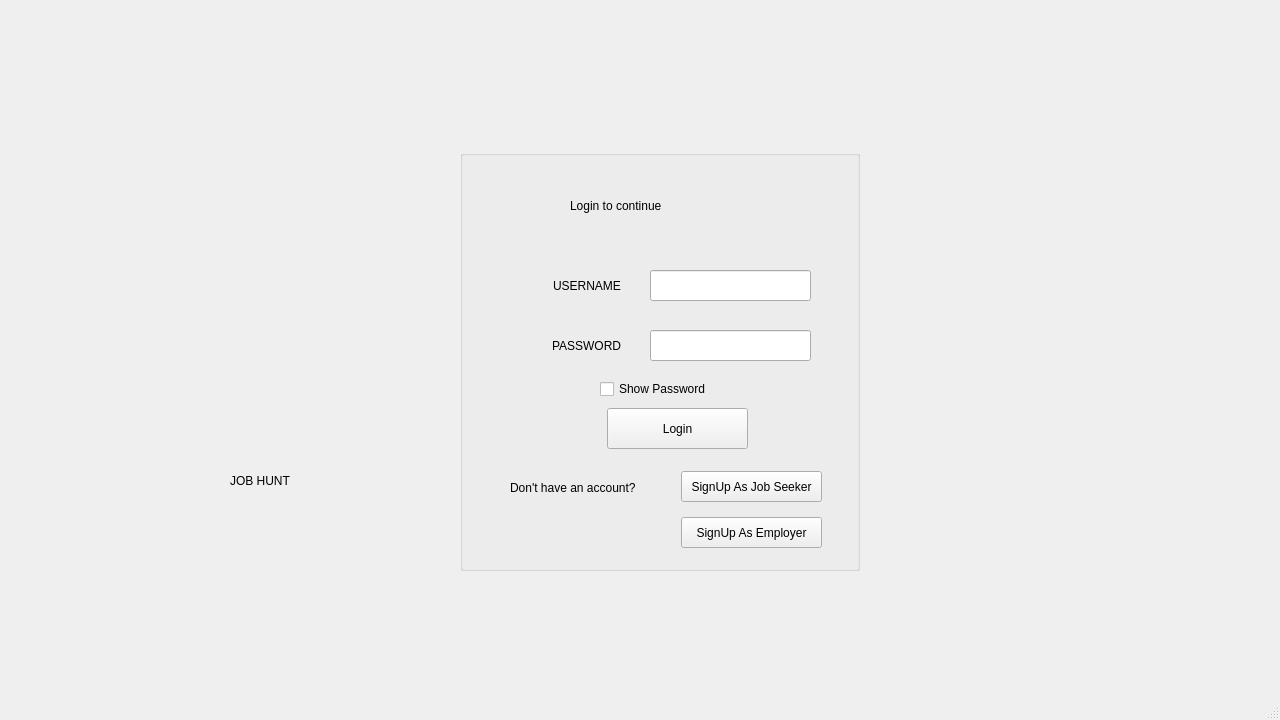
<?xml version="1.0" encoding="UTF-8"?>
<ui version="4.0">
 <class>MainWindow</class>
 <widget class="QMainWindow" name="MainWindow">
  <property name="geometry">
   <rect>
    <x>0</x>
    <y>0</y>
    <width>1280</width>
    <height>720</height>
   </rect>
  </property>
  <property name="windowTitle">
   <string>MainWindow</string>
  </property>
  <widget class="QWidget" name="centralwidget">
   <widget class="QGroupBox" name="groupBox">
    <property name="geometry">
     <rect>
      <x>460</x>
      <y>150</y>
      <width>400</width>
      <height>421</height>
     </rect>
    </property>
    <property name="title">
     <string/>
    </property>
    <widget class="QLineEdit" name="lineEdit_username">
     <property name="geometry">
      <rect>
       <x>190</x>
       <y>120</y>
       <width>161</width>
       <height>31</height>
      </rect>
     </property>
    </widget>
    <widget class="QPushButton" name="pushButton_signup">
     <property name="geometry">
      <rect>
       <x>221</x>
       <y>321</y>
       <width>141</width>
       <height>31</height>
      </rect>
     </property>
     <property name="text">
      <string>SignUp As Job Seeker</string>
     </property>
    </widget>
    <widget class="QLabel" name="label_3">
     <property name="geometry">
      <rect>
       <x>53</x>
       <y>180</y>
       <width>31</width>
       <height>31</height>
      </rect>
     </property>
     <property name="text">
      <string/>
     </property>
    </widget>
    <widget class="QPushButton" name="pushButton_login">
     <property name="geometry">
      <rect>
       <x>147</x>
       <y>258</y>
       <width>141</width>
       <height>41</height>
      </rect>
     </property>
     <property name="text">
      <string>Login</string>
     </property>
    </widget>
    <widget class="QLineEdit" name="lineEdit_password">
     <property name="geometry">
      <rect>
       <x>190</x>
       <y>180</y>
       <width>161</width>
       <height>31</height>
      </rect>
     </property>
     <property name="echoMode">
      <enum>QLineEdit::Password</enum>
     </property>
    </widget>
    <widget class="QLabel" name="label_password">
     <property name="geometry">
      <rect>
       <x>92</x>
       <y>180</y>
       <width>81</width>
       <height>31</height>
      </rect>
     </property>
     <property name="text">
      <string>PASSWORD</string>
     </property>
     <property name="buddy">
      <cstring>lineEdit_password</cstring>
     </property>
    </widget>
    <widget class="QLabel" name="label_2">
     <property name="geometry">
      <rect>
       <x>50</x>
       <y>120</y>
       <width>31</width>
       <height>31</height>
      </rect>
     </property>
     <property name="text">
      <string/>
     </property>
    </widget>
    <widget class="QLabel" name="label_s">
     <property name="geometry">
      <rect>
       <x>50</x>
       <y>328</y>
       <width>141</width>
       <height>20</height>
      </rect>
     </property>
     <property name="text">
      <string>Don't have an account?</string>
     </property>
    </widget>
    <widget class="QLabel" name="label_username">
     <property name="geometry">
      <rect>
       <x>93</x>
       <y>120</y>
       <width>81</width>
       <height>31</height>
      </rect>
     </property>
     <property name="text">
      <string>USERNAME</string>
     </property>
     <property name="buddy">
      <cstring>lineEdit_username</cstring>
     </property>
    </widget>
    <widget class="QLabel" name="label_header">
     <property name="geometry">
      <rect>
       <x>110</x>
       <y>40</y>
       <width>181</width>
       <height>31</height>
      </rect>
     </property>
     <property name="text">
      <string>Login to continue </string>
     </property>
    </widget>
    <widget class="QPushButton" name="pushButton_signupemp">
     <property name="geometry">
      <rect>
       <x>221</x>
       <y>367</y>
       <width>141</width>
       <height>31</height>
      </rect>
     </property>
     <property name="text">
      <string>SignUp As Employer</string>
     </property>
    </widget>
    <widget class="QCheckBox" name="checkBox_login">
     <property name="geometry">
      <rect>
       <x>140</x>
       <y>230</y>
       <width>191</width>
       <height>18</height>
      </rect>
     </property>
     <property name="text">
      <string>Show Password</string>
     </property>
    </widget>
    <widget class="QLabel" name="label_suces">
     <property name="geometry">
      <rect>
       <x>10</x>
       <y>390</y>
       <width>111</width>
       <height>20</height>
      </rect>
     </property>
     <property name="text">
      <string/>
     </property>
    </widget>
   </widget>
   <widget class="QLabel" name="label_pic">
    <property name="geometry">
     <rect>
      <x>210</x>
      <y>170</y>
      <width>261</width>
      <height>321</height>
     </rect>
    </property>
    <property name="text">
     <string/>
    </property>
   </widget>
   <widget class="QLabel" name="label_jh">
    <property name="geometry">
     <rect>
      <x>230</x>
      <y>460</y>
      <width>211</width>
      <height>41</height>
     </rect>
    </property>
    <property name="text">
     <string>JOB HUNT</string>
    </property>
   </widget>
  </widget>
  <widget class="QMenuBar" name="menubar">
   <property name="geometry">
    <rect>
     <x>0</x>
     <y>0</y>
     <width>1280</width>
     <height>25</height>
    </rect>
   </property>
  </widget>
  <widget class="QStatusBar" name="statusbar"/>
 </widget>
 <resources/>
 <connections/>
</ui>
